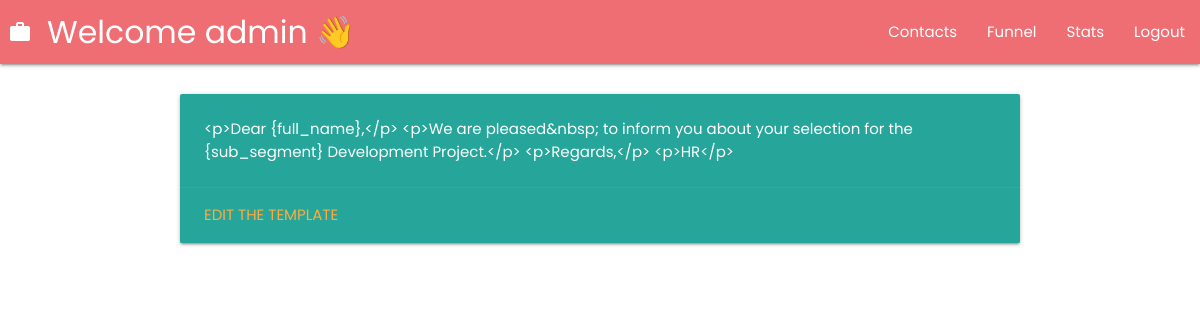
The app's page /funnels/viewcustomtem/ (signed in), older data.
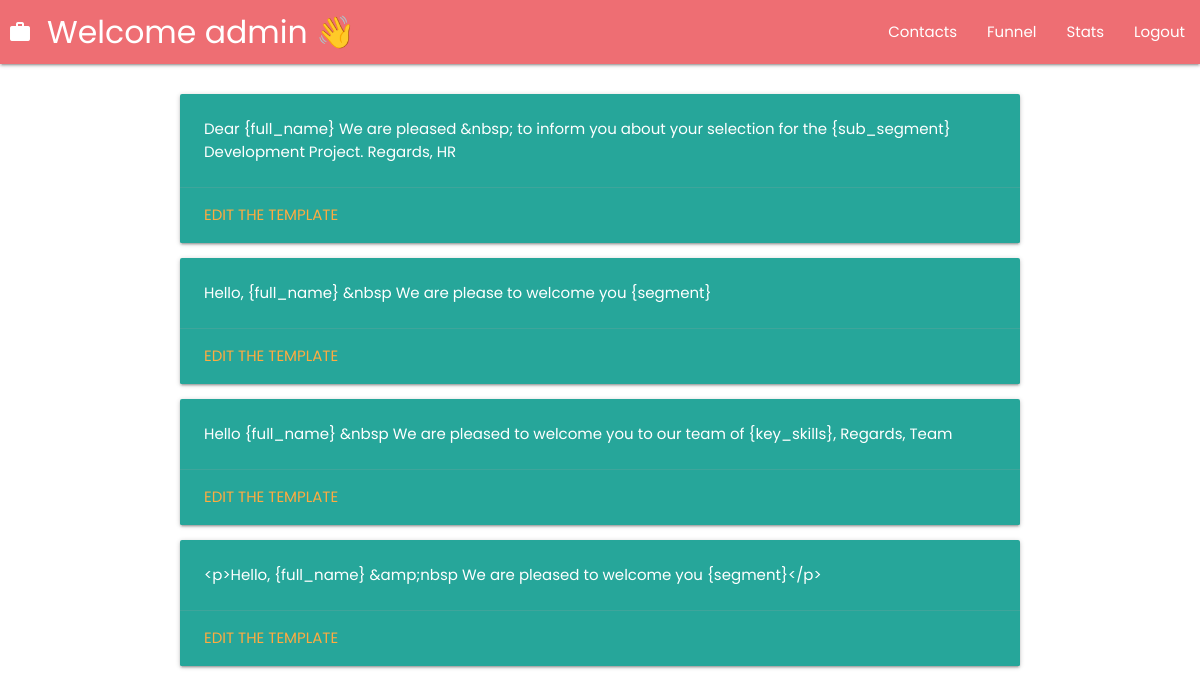
The same page, newer data.
### users/models.py (models this page shows, shortened)
class NewUser(AbstractBaseUser, PermissionsMixin):
    email = models.EmailField(unique=True,blank=False)
    username = models.CharField(max_length=30, unique=True,blank=False)
    date_joined = models.DateTimeField(default=timezone.now)
    address = models.TextField(max_length=500, blank=True)
    phone_number = CharField(max_length=20)
    is_staff = models.BooleanField(default=False,help_text='Designates whether the user can log into this admin site.')
    is_active = models.BooleanField(default=True)
    is_superuser = models.BooleanField(default=False)
    no_of_funnels = models.PositiveSmallIntegerField(default=0,validators=[
            MaxValueValidator(30),
        ])
    footer_message = models.TextField(max_length=500, blank=True)
    objects = CustomAccountManager()
    USERNAME_FIELD = 'email'
    REQUIRED_FIELDS = ['username',]

### funnels/models.py (models this page shows, shortened)
class DefaultTemplates(models.Model):
    template = models.TextField()

### funnels/views.py (the view)
# urls.py: path('viewcustomtem/',views.displaycustomtemplate,name='displaycustomtemplate'),
@login_required(login_url='/')
def displaycustomtemplate(request):
     all_templates_objs = DefaultTemplates.objects.all()
     return render(request,'viewtemplates.html',{'objs':all_templates_objs})

### funnels/templates/viewtemplates.html
{% extends "base.html" %}
{% load materializecss %}
{% block content %}
<div class="container">
    {% if objs %}
        {% for obj in objs %}
        <div class="card teal lighten-1">
            <div class="card-content white-text">
                <p>{{ obj.template }}</p>
            </div>
            <div class="card-action">
                <a href="{% url 'funnels:editcustomtemplate' obj.id %}">
                    Edit the template
                </a>
            </div>
        </div>
        {% endfor %}
    {% else %}
    <h2 style="text-align: center;"><i class="material-icons medium">cloud_off</i> No templates found</h2>
    {% endif %}
</div>
{% endblock %}

### funnels/templates/base.html (shortened to what this page needs)
{% load materializecss %}
{% load static %}
<!DOCTYPE html>
<html lang="en">
<head>
    <link rel="stylesheet" href="{% static 'style.css' %}">
    <link rel="stylesheet" href="https://cdnjs.cloudflare.com/ajax/libs/materialize/1.0.0/css/materialize.min.css">
</head>
<body>
<nav>
    <div class="nav-wrapper">
        <a href="#" class="brand-logo"><i class="large material-icons" style="margin-left: 8px;">work</i>Welcome {% if user.is_authenticated %} {{ user.username }} {% endif %}👋</a>
        <ul id="nav-mobile" class="right hide-on-med-and-down">
            {% if user.is_authenticated %}
            <li><a id="dont" href="{% url 'contacts:home' %}">Contacts</a></li>
            <li><a id="dont" href="{% url 'funnels:starterforfunnel' %}">Funnel</a></li>
            <li><a id="dont" href="#">Stats</a></li>
            <li>
                <a href="#" onclick="$('#signOutBtn').click()">Logout</a>
            </li>
            {% endif %}
        </ul>
</nav>
<br>
{% block content %}
{% endblock %}
</body>
</html>

### static/style.css (style rules this page uses)
body { font-family: 'Poppins', sans-serif; }
a { text-decoration: none; color: black; }

Row changes from the older to the newer data that the page shows:
changed DefaultTemplates: template "<p>Dear {full_name},</p> <p>We are pleased&nbsp; to inform you about your selection for the {sub_segment} Development Project.</p> <p>Regards,</p> <p>HR</p>" → "Dear {full_name} We are pleased &nbsp; to inform you about your selection for the {sub_segment} Development Project. Regards, HR"
added DefaultTemplates: template "Hello, {full_name} &nbsp We are please to welcome you {segment}"
added DefaultTemplates: template "Hello {full_name} &nbsp We are pleased to welcome you to our team of {key_skills}, Regards, Team"
added DefaultTemplates: template "<p>Hello, {full_name} &amp;nbsp We are pleased to welcome you {segment}</p>"
